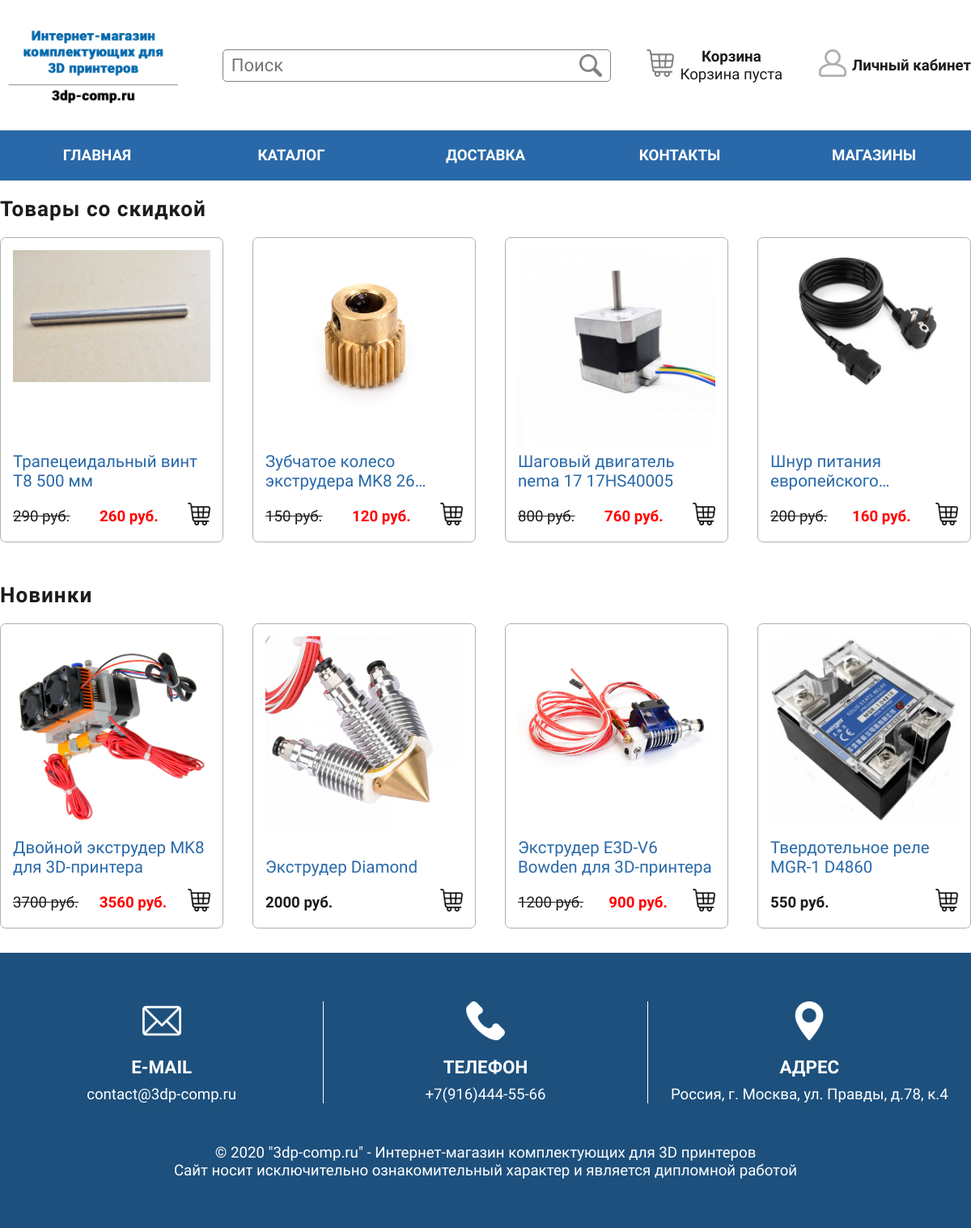
Before: / with the older database file.
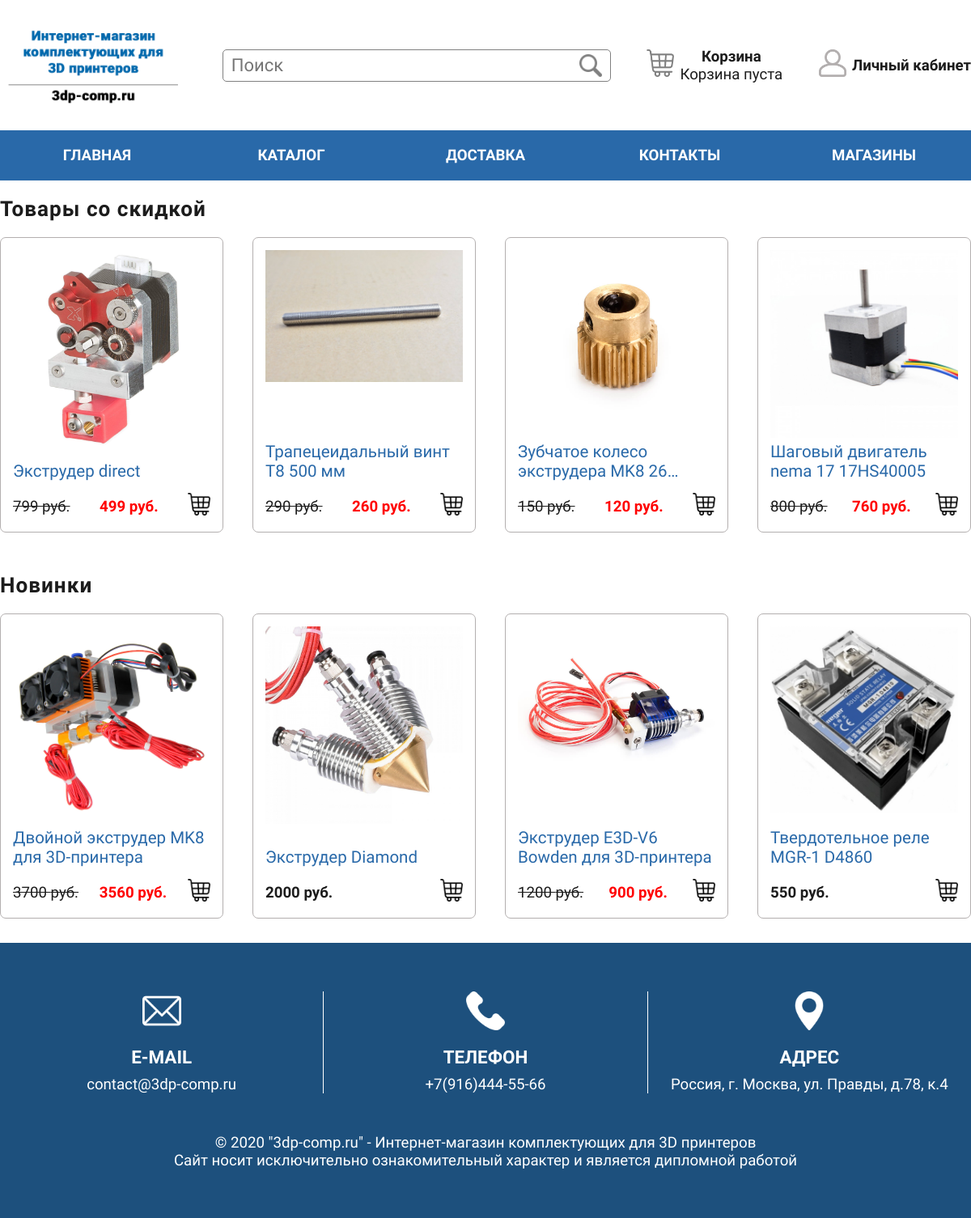
After: the same page with the newer database file.
### tables this page shows
CREATE TABLE IF NOT EXISTS `item_price` (
  `id` int(11) NOT NULL,
  `item_id` int(11) NOT NULL,
  `price` int(11) NOT NULL,
  `old_price` int(11) NOT NULL DEFAULT '0',
  `date_change` date NOT NULL DEFAULT '1970-01-01'
);

CREATE TABLE IF NOT EXISTS `items` (
  `id` int(11) NOT NULL,
  `category_id` int(11) NOT NULL,
  `title` varchar(64) NOT NULL,
  `description` varchar(2048) NOT NULL DEFAULT 'Описание отсутствует',
  `image` varchar(128) NOT NULL
);

### core/db.php (called while the page is built, shortened)
<?php
    $dbLink = mysqli_connect(DB_HOSTNAME, DB_USERNAME, DB_PASSWORD, DB_NAME);
    mysqli_query($dbLink, "SET NAMES UTF8");
    function getItemsBySales() {
        global $dbLink;
        $items = [];
        $query = "SELECT * FROM item_price as ip, items as it WHERE it.id = ip.item_id AND ip.old_price <> 0
            ORDER BY ip.date_change DESC LIMIT 4";
        $result = mysqli_query($dbLink, $query);
        if(mysqli_num_rows($result)) {
            while($row = mysqli_fetch_assoc($result))
                array_push($items, $row);
            return $items;
        }
        else return false;
    }
    function getItemsByNewest() {
        global $dbLink;
        $items = [];
        $query = "SELECT * FROM item_price as ip, items as it WHERE it.id = ip.item_id ORDER BY it.id
            DESC LIMIT 4";
        $query = sprintf($query);
        $result = mysqli_query($dbLink, $query);
        if(mysqli_num_rows($result)) {
            while($row = mysqli_fetch_assoc($result))
                array_push($items, $row);
            return $items;
        }
        else return false;
    }
    function getUserIP(){
        $value = "";
        if (!empty($_SERVER["HTTP_CLIENT_IP"]))
            $value = $_SERVER["HTTP_CLIENT_IP"];
        else if (!empty($_SERVER["HTTP_X_FORWARDED_FOR"]))
            $value = $_SERVER["HTTP_X_FORWARDED_FOR"];
        elseif (!empty($_SERVER["REMOTE_ADDR"]))
            $value = $_SERVER["REMOTE_ADDR"];
        return $value;
    }
    function getUserHash() {
        if(isset($_COOKIE["hash"])) return $_COOKIE["hash"];
        else return false;
    }
    function getUserCartShort() {
        global $dbLink;
        $query = "SELECT DISTINCT c.id, c.summ, (SELECT COUNT(*) FROM cart_details WHERE cart_id = c.id)
            as count FROM carts as c WHERE c.user_id = %d";
        $query = sprintf($query, getUserID());
        $result = mysqli_query($dbLink, $query);
        if(mysqli_num_rows($result))
            return mysqli_fetch_assoc($result);
        else return false;
    }
    function getUserProfileShort() {
        global $dbLink;
        $query = "SELECT name FROM users WHERE id = %d";
        $query = sprintf($query, getUserID());
        $result = mysqli_query($dbLink, $query);
        if(mysqli_num_rows($result))
            return mysqli_fetch_assoc($result);
        else return false;
    }
    function getUserID() {
        global $dbLink;
        $query = "SELECT id FROM users WHERE hash = '%s' and ip = '%s'";
        $query = sprintf($query, getUserHash(), getUserIP());
        $result = mysqli_query($dbLink, $query);
        if(mysqli_num_rows($result))
            return mysqli_fetch_assoc($result)["id"];
        else return false;
    }
?>

### modules/items_sales/index.php (the view)
<?php $itemsSales = getItemsBySales(); ?>
<h1 class="block-title">Товары со скидкой</h1>
<div class="block-items">
    <?php foreach($itemsSales as $item): ?>
        <div>
            <a href="/item/<?=$item["id"]?>" class="item-image" title="<?=$item["title"]?>">
                <img src="/uploads/items/<?=$item["image"]?>">
            </a>
            <div class="description">
                <a class="item-title limit-length" href="/item/<?=$item["id"]?>" title="<?=$item["title"]?>">
                    <?=$item["title"]?>
                </a>
                <div class="item-price-old">
                    <?=$item["old_price"]?> руб.
                </div>
                <div class="item-price item-price-new">
                    <?=$item["price"]?> руб.
                </div>
                <a class="item-add" id="add-to-cart" title="Добавить в корзину" data-item-id="<?=$item["id"]?>">
                    <img src="/uploads/system/cart_black.png">
                </a>
            </div>
        </div>
    <?php endforeach; ?>
</div>

### templates/index/index.php
<?=loadModule("items_sales")?>
<?=loadModule("items_newest")?>

### index.php (shortened to what this page needs)
<?php
    require_once __DIR__."/core/db.php";
    $routes = require_once __DIR__."/core/routes.php";
    $requestURL = substr($_SERVER['REQUEST_URI'], 1);
    foreach($routes as $route) {
        if(preg_match($route["path"], $requestURL, $matches)) {
            $param = "";
            renderPage($route["template"], $route["action"], $param, $route["title"]);
            break;
        }
    }
    exit;
    function renderPage($template, $action, $param, $title = "") {
        $template = __DIR__."/templates/".$template."/".$action.".php";
        if(file_exists($template)) {
            require_once $template;
            $content = ob_get_clean();
            $mainTemplate = __DIR__."/templates/.main/index.php";
            if(file_exists($mainTemplate)) require_once $mainTemplate;
            else die("Error: Main template not found");
        }
        else die("Error: Template or action not found");
    }
    function loadModule($module) {
        $dir = __DIR__."/modules/".$module."/index.php";
        if(file_exists($dir)) require_once $dir;
        else die("Error: Module \"".$module."\" on path \"".$dir."\" not found");
    }
?>

### modules/items_newest/index.php
<?php $itemsNewest = getItemsByNewest(); ?>
<h1 class="block-title">Новинки</h1>
<div class="block-items">
    <?php foreach($itemsNewest as $item): ?>
        <div>
            <a href="/item/<?=$item["id"]?>" class="item-image" title="<?=$item["title"]?>">
                <img src="/uploads/items/<?=$item["image"]?>">
            </a>
            <div class="description">
                <a class="item-title limit-length" href="/item/<?=$item["id"]?>" title="<?=$item["title"]?>">
                    <?=$item["title"]?>
                </a>
                <?php if($item["old_price"] != 0): ?>
                    <div class="item-price-old">
                        <?=$item["old_price"]?> руб.
                    </div>
                    <div class="item-price item-price-new">
                        <?=$item["price"]?> руб.
                    </div>
                <?php else: ?>
                    <div class="item-price">
                        <?=$item["price"]?> руб.
                    </div>
                <?php endif; ?>
                <a class="item-add" id="add-to-cart" title="Добавить в корзину" data-item-id="<?=$item["id"]?>">
                    <img src="/uploads/system/cart_black.png">
                </a>
            </div>
        </div>
    <?php endforeach; ?>
</div>

### templates/.main/index.php (shortened to what this page needs)
<!DOCTYPE html>
<html lang="ru">
    <head>
        <link rel="stylesheet" href="/templates/.main/style.css">
    </head>
    <body>
        <header class="main-window">
            <a class="logotype" href="/">
                <img src="/uploads/system/logotype.png" height="100%">
            </a>
            <div class="search">
                <form action="/search" method="POST">
                    <input type="text" class="search-input" name="search-input" placeholder="Поиск">
                    <input type="image" class="search-submit" src="/uploads/system/search.png">
                </form>
            </div>
            <?=loadModule("user_cart")?>
            <?=loadModule("user_profile")?>
        </header>
        <nav>
            <div class="main-window">
                <a href="/">Главная</a>
                <a href="/catalog">Каталог</a>
                <a href="/delivery">Доставка</a>
                <a href="/contacts">Контакты</a>
                <a href="/shops">Магазины</a>
            </div>
        </nav>
        <div class="main-window content">
            <?=$content?>
        </div>
        <footer>
            <div class="main-window">
                <div class="upper-row">
                    <div>
                        <div class="image">
                            <img src="/uploads/system/mail.png">
                        </div>
                        <div class="title">E-Mail</div>
                        <a class="content" href="mailto:contact@3dp-comp.ru">contact@3dp-comp.ru</a>
                    </div>
                    <div>
                        <div class="image">
                            <img src="/uploads/system/phone.png">
                        </div>
                        <div class="title">Телефон</div>
                        <a class="content" href="tel:+79164445566">+7(916)444-55-66</a>
                    </div>
                    <div>
                        <div class="image">
                            <img src="/uploads/system/location.png">
                        </div>
                        <div class="title">Адрес</div>
                        <a class="content" target="_blank" href="https://yandex.ru/maps/213/moscow/search/Россия%2C%20г.%20Москва%2C%20ул.%20Правды%2C%20д.78%2C%20к.4/?ll=37.579645%2C55.786951&sll=37.622504%2C55.753215&sspn=1.972046%2C0.638176&utm_source=geoblock_maps_moscow&z=16">Россия, г. Москва, ул. Правды, д.78, к.4</a>
                    </div>
                </div>
                <div class="lower-row">
                    © 2020 "3dp-comp.ru" - Интернет-магазин комплектующих для 3D принтеров<br>
                    Сайт носит исключительно ознакомительный характер и является дипломной работой<br>
                </div>
            </div>
        </footer>
    </body>
</html>

### modules/user_cart/index.php
<?php $userCart = getUserCartShort(); ?>
<a class="cart" href="/cart" title="Корзина">
    <div class="cart-icon">
        <img src="/uploads/system/cart.png">
    </div>
    <div class="cart-block">
        <div class="cart-block-title">
            Корзина
        </div>
        <?php if($userCart !== false && $userCart["count"] > 0): ?>
            <div class="cart-block-items">
                <?=$userCart["count"]?> поз. на <?=$userCart["summ"]?> руб.
            </div>
        <?php else: ?>
            <div class="cart-block-items">
                Корзина пуста
            </div>
        <?php endif; ?>
    </div>
</a>

### modules/user_profile/index.php (shortened to what this page needs)
<?php $userProfile = getUserProfileShort(); ?>
<a class="profile" href="/profile" title="Личный кабинет">
    <div class="profile-icon">
        <img src="/uploads/system/profile.png">
    </div>
    <div class="profile-block">
        <div class="profile-block-title">
            Личный кабинет
        </div>
    </div>
</a>

### templates/.main/style.css (style rules this page uses)
* { padding: 0; margin: 0; font-family: 'Roboto Condensed', sans-serif; font-size: 14pt; color: #1C1C1C; }
a, a:active, a:hover { text-decoration: none; color: inherit; }
.main-window { max-width: 1280px; margin: 0 auto; }
header { display: flex; justify-content: space-between; align-items: center; padding: 30px 0; }
header .logotype { width: 230px; display: flex; align-items: center; }
header .logotype img { width: 100%; }
header .search { width: 40%; }
header .search form { border: 1px solid grey; border-radius: 5px; display: flex; justify-content: space-between; background-color: #fff; padding: 5px 10px; }
header .search form .search-input { width: 89%; font-size: 22px; outline: none; border: 0; }
header .search form .search-submit { width: 28px; height: 28px; }
header .cart { display: flex; align-items: center; }
header .cart .cart-icon { margin-right: 7px; width: 34px; }
header .cart .cart-icon img { width: 100%; }
header .cart .cart-block .cart-block-title { text-align: center; font-weight: bold; }
header .cart .cart-block .cart-block-items { text-align: center; }
header .profile { display: flex; align-items: center; }
header .profile .profile-icon { margin-right: 7px; width: 34px; }
header .profile .profile-icon img { width: 100%; }
header .profile .profile-block .profile-block-title { text-align: center; font-weight: bold; }
nav { background-color: #2969A9; }
nav > div { display: flex; justify-content: space-between; }
nav > div a { color: #fff; text-transform: uppercase; font-weight: bold; padding: 20px 0; transition: 0.5s; width: 100%; text-align: center; }
.block-title { font-size: 1.4em; letter-spacing: 1px; margin-top: 20px; margin-bottom: 20px; }
.block-items { display: flex; justify-content: flex-start; flex-wrap: wrap; }
.block-items > div { display: flex; flex-direction: column; justify-content: space-between; padding: 15px; width: calc(100% / 4 - 3% + 1%); border: 1px solid #b3afaf; border-radius: 7px; margin-bottom: 30px; margin-right: 3%; box-sizing: border-box; }
.block-items > div .item-image { width: 100%; margin: 0 auto; }
.block-items > div .item-image img { width: 100%; }
.block-items > div .description { display: flex; justify-content: space-between; align-items: center; flex-wrap: wrap; }
.block-items > div .description .item-title { width: 100%; margin-bottom: 15px; font-size: 1.1em; color: #2969A9; text-overflow: ellipsis; line-clamp: 2; }
.block-items > div .description .item-price { font-weight: bold; }
.block-items > div .description .item-price-new { color: red; }
.block-items > div .description .item-price-old { text-decoration: line-through; }
.block-items > div .description .item-add { width: 28px; }
.block-items > div .description .item-add img { width: 100%; }
.block-items > div:nth-child(4), .block-items > div:last-child { width: calc(100% / 4 - 3%); margin-right: 0; }
footer { width: 100%; background-color: #1D507D; padding: 60px 0; }
footer * { color: #fff; }
footer .upper-row { display: flex; justify-content: space-between; align-items: center; }
footer .upper-row > div { width: 100%; text-align: center; border-right: 1px solid #fff; }
footer .upper-row > div:last-child { border-right: none; }
footer .upper-row > div .image { width: 48px; margin: 0 auto; margin-bottom: 15px; }
footer .upper-row > div .image img { width: 100%; }
footer .upper-row > div .title { text-transform: uppercase; font-weight: bold; font-size: 1.2em; margin-bottom: 10px; }
footer .lower-row { margin-top: 50px; text-align: center; }
.limit-length { overflow: hidden; text-overflow: ellipsis; display: -webkit-box; line-height: 24px; max-height: 48px; -webkit-line-clamp: 2; -webkit-box-orient: vertical; }

Changed rows visible on the page:
no longer on this page (row unchanged): item_price: item.image (picture), item.title "Шнур питания…", old_price "200", price "160"
now on this page (row edited): item_price: item.image (picture), item.title "Экструдер direct", old_price "799", price "499"
